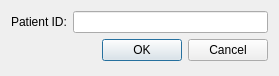
<?xml version="1.0" encoding="UTF-8"?>
<ui version="4.0">
 <class>NewRecordingDialog</class>
 <widget class="QDialog" name="NewRecordingDialog">
  <property name="geometry">
   <rect>
    <x>0</x>
    <y>0</y>
    <width>279</width>
    <height>76</height>
   </rect>
  </property>
  <property name="minimumSize">
   <size>
    <width>279</width>
    <height>0</height>
   </size>
  </property>
  <property name="maximumSize">
   <size>
    <width>279</width>
    <height>76</height>
   </size>
  </property>
  <property name="windowTitle">
   <string>New recording</string>
  </property>
  <property name="modal">
   <bool>true</bool>
  </property>
  <layout class="QFormLayout" name="formLayout">
   <item row="0" column="0">
    <widget class="QLabel" name="label">
     <property name="text">
      <string>Patient ID:</string>
     </property>
    </widget>
   </item>
   <item row="0" column="1">
    <widget class="QLineEdit" name="patient_id"/>
   </item>
   <item row="1" column="1">
    <widget class="QDialogButtonBox" name="buttonBox">
     <property name="standardButtons">
      <set>QDialogButtonBox::Cancel|QDialogButtonBox::Ok</set>
     </property>
    </widget>
   </item>
  </layout>
 </widget>
 <resources/>
 <connections>
  <connection>
   <sender>buttonBox</sender>
   <signal>accepted()</signal>
   <receiver>NewRecordingDialog</receiver>
   <slot>accept()</slot>
   <hints>
    <hint type="sourcelabel">
     <x>241</x>
     <y>54</y>
    </hint>
    <hint type="destinationlabel">
     <x>13</x>
     <y>0</y>
    </hint>
   </hints>
  </connection>
  <connection>
   <sender>buttonBox</sender>
   <signal>rejected()</signal>
   <receiver>NewRecordingDialog</receiver>
   <slot>reject()</slot>
   <hints>
    <hint type="sourcelabel">
     <x>129</x>
     <y>52</y>
    </hint>
    <hint type="destinationlabel">
     <x>43</x>
     <y>0</y>
    </hint>
   </hints>
  </connection>
 </connections>
</ui>
